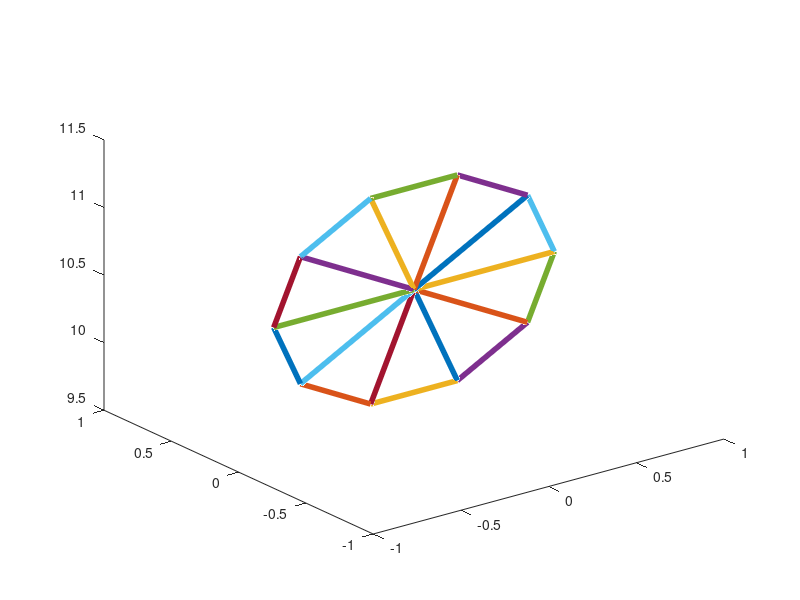

MATLAB code for this plot: (Note: this script raises an error after producing the figure.)
close all; clear all; clc;
% building a flat bouncing ball that is rigid
NDIM = 3;

% number of nodes around the circumference of the ball
%n = 30;
n = 10; 

% initialize arrays
num_nodes = n+1;
num_links = 2*n;
jj = zeros(num_links,1);
kk = zeros(num_links,1);
X = zeros(num_nodes, NDIM);
U = zeros(num_nodes, NDIM);

% set physical parameters
RB = 0.8; % radius of ball
center = [0, 0, 10.5]; % initial location for ball center
M = 5e-4*ones(num_nodes,1); % mass of each node 
G = 50000; % magnitude of the gravitational force
Sg = 0.5; % strength of the force exerted by the ground

% set numerical parameters
dt = 1e-4;
end_time = 1e0;
timevec = 0:dt:end_time;

% set positions of nodes around the circumference of the ball
for k = 1:n
    theta = 2*pi*k/n;
    X(k,:) = center + RB*[cos(theta), 0, sin(theta)];
end
% set position of center
X(n+1,:) = center;

% set the initial velocities to make the ball spin
for k = 1:n
    theta = 2*pi*k/n;
    U(k,:) = 10000.*[-sin(theta), 0, cos(theta)];
end

% naming index sets for the links
spokes = 1:n;
rimlinks = (n+1):2*n;

% build structure by creating links
jj(spokes) = 1:n;
kk(spokes) = n+1;
jj(rimlinks) = 1:n;
kk(rimlinks) = [2:n 1];

% plot initial structure
figure(1);
x = [X(jj,1) X(kk,1)];
y = [X(jj,2) X(kk,2)];
z = [X(jj,3) X(kk,3)];
plot3(x',y',z','linewidth',4)

% make a gravitational force
F_gravity = zeros(num_nodes, NDIM);
F_gravity(:,1) = 0;
F_gravity(:,2) = 0;
F_gravity(:,3) = 0; %-G.*M; 

% initialize the position of the center of mass
Xcm = (mean((M.*X))./sum(M))';

% initialize velocity center of mass
Ucm = (mean((M.*U))./sum(M))';

% initialize Xtwiddle
Xtwiddle = zeros(num_nodes,NDIM);
Xtwiddle = X - Xcm';

% initialize the angular velocity
L = zeros(NDIM,1);
for k = 1:num_nodes
    L = L + cross(Xtwiddle(k,:),U(k,:))';
end	

% here is the timestep loop
centroid_position = zeros(length(timevec), NDIM);
for t = 1:length(timevec)

    % this just displays the current simulation time in the matlab window
    disp(timevec(t));	

    % compute moment of inertia tensor
    I = zeros(NDIM, NDIM);
    for k = 1:num_nodes
	I = I + M(k).*( (norm(Xtwiddle(k,:))^2).*eye(NDIM) - Xtwiddle(k,:)'*Xtwiddle(k,:) );
    end     

    % compute the angular velocity
    Omega = I\L;

    % normalize angular velocity if it is nonzero
    if(norm(Omega) > 100*eps)
         unit_Omega = Omega/norm(Omega);
         Omega_cross = [0 -Omega(3) Omega(2); Omega(3) 0 -Omega(1); -Omega(2) Omega(1) 0];
         P_Omega = unit_Omega*unit_Omega';
	 Xtwiddle = ( P_Omega*(Xtwiddle') + cos(norm(Omega)*dt).*(eye(NDIM) - P_Omega)*(Xtwiddle') + sin(norm(Omega)*dt).*(Omega_cross*(Xtwiddle'))./norm(Omega) )';
    end

    % compute net force and net torque
    net_force = zeros(NDIM,1);
    net_torque = zeros(NDIM,1);
    ground_force = F_ground(X,Sg);
    for l = 1:num_nodes
    	net_force = net_force + F_gravity(l,:)' + ground_force(l,:)';
        net_torque = net_torque + cross(Xtwiddle(l,:)', F_gravity(l,:)' + ground_force(l,:)');
    end	

    % update the position and velocity for the center of mass
    Ucm = Ucm + (dt/sum(M)).*net_force;
    Xcm = Xcm + dt.*Ucm;

    % update the angular momentum
    L = L + dt.*net_torque;    

    % update positions of individual masses
    X = Xtwiddle + Xcm';

    % store the position of centroid
    centroid_position(t,:) = X(n+1,:);

    % plot the current position of the ball
    figure(2);
    x = [X(jj,1) X(kk,1)];
    y = [X(jj,2) X(kk,2)];
    z = [X(jj,3) X(kk,3)];
    plot3(x',y',z','linewidth',4)
    xlim([-3 3])
    ylim([-1 1])
    zlim([0 12])

    % stop simulation if it blows up.
    if(norm(X)> 1e2)
      break
    end

    pause

end

figure(3); hold on
plot(timevec, centroid_position,'linewidth',2)

% function which defines the force on the ground, existing on the plane X_3 = 0
function Fg = F_ground(X,Sg)
    Fg = zeros(size(X));
    Fg(:,3) = (X(:,3) < 0).*(-Sg*X(:,3));
end

